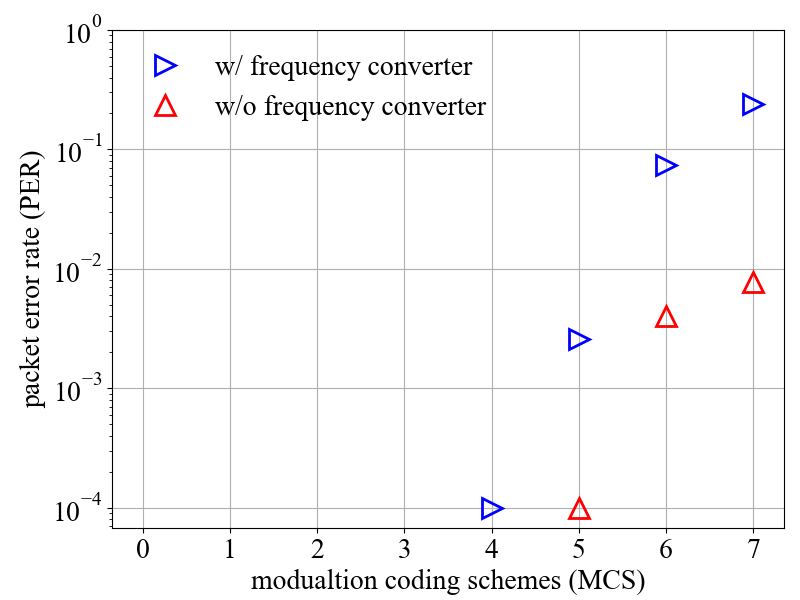

Reproduce this figure in Python.
import numpy as np
import matplotlib.pyplot as plt
import csv
import sys
import seaborn as sns
import scipy
import pandas as pd

plt.figure(figsize = (8.0, 6.0))
plt.subplots_adjust(left=0.14, right=0.98, bottom=0.12, top=0.95)

linestyles = ['-', '--', '-.', ':']
markers = [">", "^", "s", "<", "v", "D"]
legs = ["label1", "label2", "label3"]
colors = ["blue", "red", "green", "orange", "Magenta", "orange", "Magenta"]
labels = [""]

labels = [""] * len(sys.argv)
MARKEVERY = 10
MARKSIZE = 15

plt.rcParams['font.family'] = 'Times New Roman'
plt.rcParams['font.size'] = 20

rssi = []
tmp = []
mcs = list(range(0, 8))

df_per = pd.read_csv('per.csv')
columns = df_per.columns

for i in range(len(columns)):

    plt.errorbar(mcs, df_per[columns[i]], label = columns[i], marker = markers[i], color = colors[i], markeredgewidth = 2, linewidth = 0, linestyle = "--", dashes = (i + 1, i + 1), markerfacecolor = 'None', ms = MARKSIZE)

# plt.rcParams['xtick.direction'] = 'in'
# plt.rcParams['ytick.direction'] = 'in'
plt.legend(frameon = False, ncol = 1, loc = 'upper left', fontsize = 20)
plt.grid()

plt.xlabel("modualtion coding schemes (MCS)")
plt.ylabel("packet error rate (PER)")

plt.yscale("log")

#plt.xlim(-35, -15)
plt.ylim(0, 1)
#plt.yticks(np.arange(0, 1.1, 1/5))
plt.xticks(mcs)

# #

plt.savefig("per.png")   
plt.savefig("per.eps")   
plt.show()
# #plt.savefig("ex_pa.eps")  